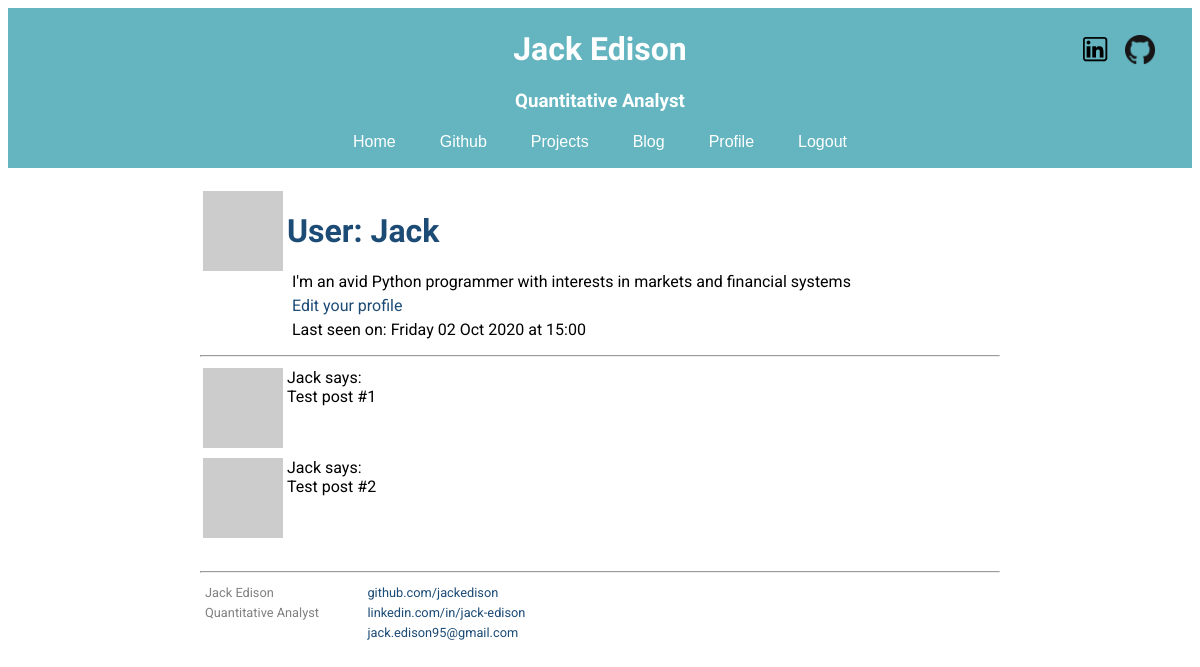
The page /user/Jack (signed in) on the database as committed earlier.
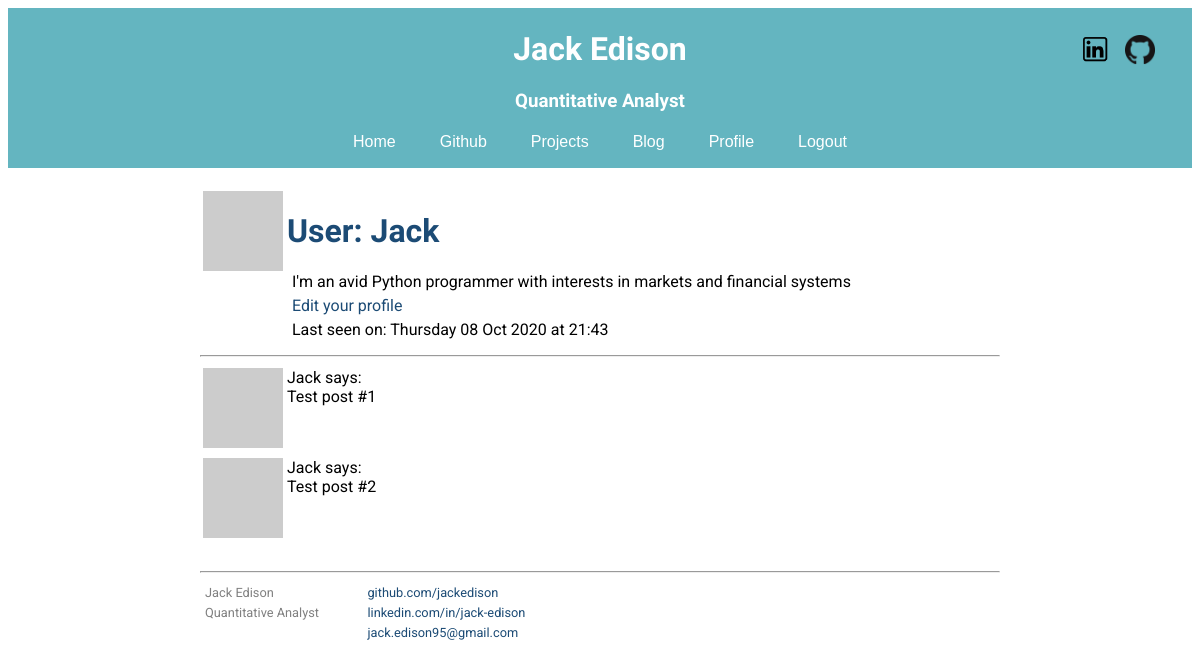
The same page on the database as committed later.
### my_package/models.py (models this page shows, shortened)
class User(UserMixin, db.Model):
    id = db.Column(db.Integer, primary_key=True)
    username = db.Column(db.String(64), index=True, unique=True)
    email = db.Column(db.String(120), index=True, unique=True)
    password_hash = db.Column(db.String(120))
    about_me = db.Column(db.String(140))
    last_seen = db.Column(db.DateTime, default=datetime.utcnow)
    posts = db.relationship('Post', backref='author', lazy='dynamic')
    def avatar(self, size):
        digest = md5(self.email.lower().encode('utf-8')).hexdigest()
        return 'https://www.gravatar.com/avatar/{}?d=identicon&s={}'.format(
            digest, size)

### my_package/routes.py (the view)
@app.route('/user/<username>')  # Dynamic <username> variable
@login_required
def user(username):
    user = User.query.filter_by(username=username).first_or_404()
    posts = [
        {'author': user, 'body': 'Test post #1'},
        {'author': user, 'body': 'Test post #2'}
    ]
    return render_template('user.html', user=user, posts=posts)

### my_package/models.py (called while the page is built)
@login.user_loader
def load_user(id):
    return User.query.get(int(id))

### my_package/routes.py (called while the page is built)
@app.before_request
def before_request():
    if current_user.is_authenticated:  # if user is logged in
        current_user.last_seen = datetime.utcnow()
        db.session.commit()

### my_package/templates/user.html
{% extends "base.html" %}
{% block content %}
<div class="container">
    <table>
        <tr valign="top">
            <td><img src="{{ user.avatar(128) }}"></td>
            <td>
                <h1>User: {{ user.username }}</h1>
                {% if user.about_me %}<p>{{ user.about_me }}</p>{% endif %}
                {% if user == current_user %}
                    <p><a href="{{ url_for('edit_profile') }}">Edit your profile</a></p>
                {% endif %}
                {% if user.last_seen %}
                <p>
                    Last seen on: {{ user.last_seen.strftime('%A %d %b %Y at %H:%M') }}
                </p>
                {% endif %}
            </td>
        </tr>
    </table>
    <hr>
    {% for post in posts %}
        {% include '_post.html' %}
    {% endfor %}
</div>
{% endblock %}

### my_package/templates/base.html (shortened to what this page needs)
<!DOCTYPE html>
<html>
    <head>
        <link rel="stylesheet" href="{{ url_for('static', filename='/css/main.css') }}">
    </head>
    <body>
        <header>
            <div id="page_header">
                <div class="icons">
                    <ul>
                        <li><a href="https://www.linkedin.com/in/jack-edison/" target="_blank"><img src="{{ url_for('static', filename='images/linkedin.jpg')  }}" alt="linkedin" /></a></li>
                        <li><a href="https://github.com/jackedison" target="_blank"><img src="{{ url_for('static', filename='images/github.png')  }}" alt="github" /></a></li>
                    </ul>
                </div>
                <h1>Jack Edison</h1>
                <h3>Quantitative Analyst</h3>
            </div>
            <ul id="main_nav">
                <li><a href="{{ url_for('index') }}">Home</a></li>
                <li><a href="https://github.com/jackedison" target="_blank">Github</a></li>
                <li><a href="{{ url_for('projects') }}">Projects</a></li>
                <li><a href="{{ url_for('blog') }}">Blog</a></li>
                {% if current_user.is_anonymous %}
                <li><a href="{{ url_for('login') }}">Login</a></li>
                {% else %}
                <li><a href="{{ url_for('user', username=current_user.username) }}">Profile</a></li>
                <li><a href="{{ url_for('logout') }}">Logout</a></li>
                {% endif %}
            </ul>
        </header>
        <div class="container">
        {% block content %}{% endblock %}
    </body>
    <footer>
        <hr>
        <div  class="contact">
            <p>Jack Edison</p>
            <p>Quantitative Analyst</p>
        </div>
        <div class="contact">
            <p><a href="https://github.com/jackedison">github.com/jackedison</a></p>
            <p><a href="https://www.linkedin.com/in/jack-edison/">linkedin.com/in/jack-edison</a></p>
            <p><a href="mailto:jack.edison95@gmail.com" target="_blank">jack.edison95@gmail.com</a></p>
        </div>
    </footer>
</html>

### my_package/templates/_post.html
<table>
    <tr valign="top">
        <td><img src="{{ post.author.avatar(36) }}"></td>
        <td>{{ post.author.username }} says:<br>{{ post.body }}</td>
    </tr>
</table>

### my_package/static/css/main.css (style rules this page uses)
header { background-color: rgb(100, 181, 192); padding: 0px; padding-top: 1px; padding-bottom: 1px; text-align: center; }
#page_header h1, #page_header h3 { color: white; font-weight: bold; padding: 0px; }
#main_nav { padding: 0px; padding-top: 5px; }
#main_nav li { list-style-type: none; display: inline-block; }
#main_nav li a { color: white; font-family: sans-serif; text-decoration:none; padding:8px 20px; }
.icons img { width: 30px; height: 30px; padding: 5px; }
.icons ul { padding: 0; margin: 0 40px 0 0; position: absolute; right: 0; }
.icons li { list-style-type: none; display: inline-block; }
.container { padding-top: 10px; margin-left: auto; margin-right: auto; max-width: 800px; font-family: 'Roboto', sans-serif; color: black; }
h1 { font-family: 'Open Sans', sans-serif; color: rgb(28, 75, 117); }
h2, h3, h4, h5, h6 { font-family: 'Open Sans', sans-serif; color: rgb(100, 181, 192); }
p, div { font-family: 'Roboto', sans-serif; }
.container p a:link { color: rgb(28, 75, 117); text-decoration: none; }
body { background-color: rgb(255, 255, 255); }
#projects-grid .text h2, h3, h4, h5, h6, p { margin: 5px; padding: 0px; vertical-align: top; }
footer { padding-top: 20px; font-family: 'Roboto', sans-serif; font-size: 80%; color: grey; }
footer .contact { float: left; margin-right: 3em; }
footer a:link { color: rgb(174, 93, 33); }

Rows that differ between the two databases and show on the page:
changed User "Jack": last_seen "Friday 02 Oct 2020 at 15:00" → "Thursday 08 Oct 2020 at 21:43"
